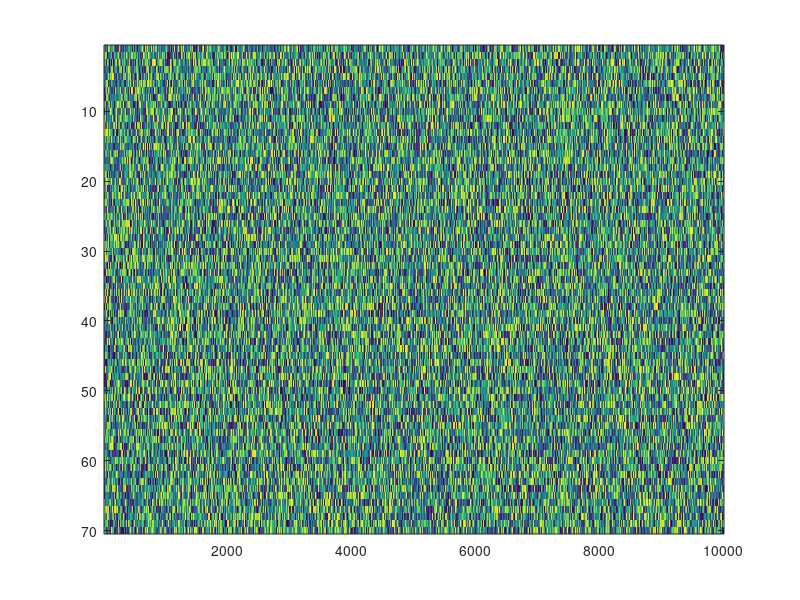

The MATLAB source for this figure: (Note: this script raises an error after producing the figure.)
T = 1;
L = 1;
n = 70;
dx = L/(n-1);
nt = 10000;
k = (2*pi/L) * [0:n/2-1 -n/2:-1].';
X = linspace(0, L, n);
t = linspace(0, T, nt);
alpha = 0.1;
u0 = -4*sin(2*pi/L * X);
h = randi([-10000 10000], [n,nt]);
%h = eye(n, nt);
figure(20)
imagesc(h)



m = main(["FEM"], L, u0, h, T, n, nt, alpha);
m = m.solve();
m = m.rom(0.95, 15);
%m.plot();